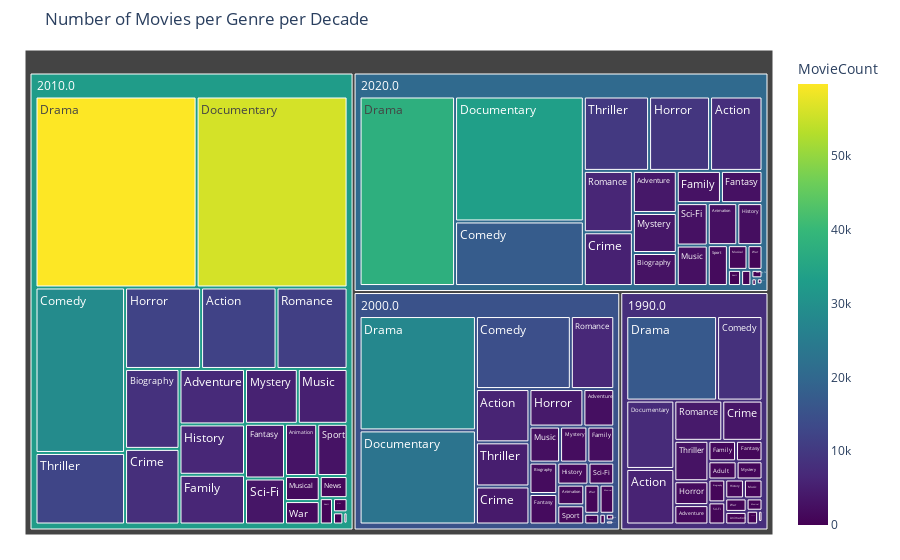

Here is the notebook cell this chart was saved with:
### Code cell
import pandas as pd
import plotly.express as px

genre_cols = ['Action', 'Adult', 'Adventure', 'Animation', 'Biography', 'Comedy', 
              'Crime', 'Documentary', 'Drama', 'Family', 'Fantasy', 'Game-Show', 
              'History', 'Horror', 'Music', 'Musical', 'Mystery', 'News', 
              'Reality-TV', 'Romance', 'Sci-Fi', 'Short', 'Sport', 'Talk-Show', 
              'Thriller', 'War', 'Western']

treemap_data = data_encoded.groupby('decade')[genre_cols].sum().reset_index()

treemap_data_long = treemap_data.melt(id_vars='decade', value_vars=genre_cols,
                                      var_name='Genre', value_name='MovieCount')

treemap_data_long = treemap_data_long[treemap_data_long['MovieCount'] > 0]

fig = px.treemap(
    treemap_data_long,
    path=['decade', 'Genre'],    
    values='MovieCount',         
    color='MovieCount',          
    color_continuous_scale='Viridis',
    title='Number of Movies per Genre per Decade'
)

fig.update_layout(margin=dict(t=50, l=25, r=25, b=25))
fig.show()

### Figure 1 — Plotly figure (JSON) as saved in the notebook; plotly's stock layout.template omitted (floating-point values rounded to 4 significant figures)
{"data": [{"branchvalues": "total", "customdata": [[5807.0], [5967.0], [11930.0], [8127.0], [1115.0], [338.0], [677.0], [446.0], [1437.0], [2423.0], [7051.0], [3847.0], [584.0], [1167.0], [3271.0], [2588.0], [838.0], [1830.0], [8442.0], [3021.0], [8346.0], [14500.0], [28770.0], [17320.0], [3517.0], [4260.0], [7988.0], [5495.0], [7146.0], [22900.0], [55960.0], [33520.0], [16700.0], [27840.0], [59720.0], [37710.0], [1230.0], [2025.0], [6321.0], [2965.0], [1178.0], [1778.0], [4245.0], [2789.0], [1.0], [7.0], [18.0], [767.0], [1437.0], [6402.0], [2207.0], [1767.0], [4236.0], [12020.0], [9455.0], [763.0], [2309.0], [5299.0], [2614.0], [426.0], [897.0], [1688.0], [1010.0], [1025.0], [2059.0], [5621.0], [3659.0], [7.0], [118.0], [1195.0], [72.0], [11.0], [65.0], [245.0], [196.0], [4193.0], [6635.0], [11240.0], [6272.0], [811.0], [1189.0], [3569.0], [2738.0], [2.0], [345.0], [1084.0], [3075.0], [1715.0], [5.0], [7.0], [93.0], [87.0], [2993.0], [4940.0], [12440.0], [10120.0], [625.0], [929.0], [1580.0], [772.0], [107.0], [146.0], [402.0], [346.0], [7872.0], [15160.0], [32700.0], [20470.0]], "domain": {"x": [0, 1], "y": [0, 1]}, "hovertemplate": "labels=%{label}<br>MovieCount_sum=%{value}<br>parent=%{parent}<br>id=%{id}<br>MovieCount=%{color}<extra></extra>", "ids": ["1990.0/Action", "2000.0/Action", "2010.0/Action", "2020.0/Action", "1990.0/Adult", "2000.0/Adult", "2010.0/Adult", "2020.0/Adult", "1990.0/Adventure", "2000.0/Adventure", "2010.0/Adventure", "2020.0/Adventure", "1990.0/Animation", "2000.0/Animation", "2010.0/Animation", "2020.0/Animation", "1990.0/Biography", "2000.0/Biography", "2010.0/Biography", "2020.0/Biography", "1990.0/Comedy", "2000.0/Comedy", "2010.0/Comedy", "2020.0/Comedy", "1990.0/Crime", "2000.0/Crime", "2010.0/Crime", "2020.0/Crime", "1990.0/Documentary", "2000.0/Documentary", "2010.0/Documentary", "2020.0/Documentary", "1990.0/Drama", "2000.0/Drama", "2010.0/Drama", "2020.0/Drama", "1990.0/Family", "2000.0/Family", "2010.0/Family", "2020.0/Family", "1990.0/Fantasy", "2000.0/Fantasy", "2010.0/Fantasy", "2020.0/Fantasy", "1990.0/Game-Show", "2010.0/Game-Show", "2020.0/Game-Show", "1990.0/History", "2000.0/History", "2010.0/History", "2020.0/History", "1990.0/Horror", "2000.0/Horror", "2010.0/Horror", "2020.0/Horror", "1990.0/Music", "2000.0/Music", "2010.0/Music", "2020.0/Music", "1990.0/Musical", "2000.0/Musical", "2010.0/Musical", "2020.0/Musical", "1990.0/Mystery", "2000.0/Mystery", "2010.0/Mystery", "2020.0/Mystery", "1990.0/News", "2000.0/News", "2010.0/News", "2020.0/News", "1990.0/Reality-TV", "2000.0/Reality-TV", "2010.0/Reality-TV", "2020.0/Reality-TV", "1990.0/Romance", "2000.0/Romance", "2010.0/Romance", "2020.0/Romance", "1990.0/Sci-Fi", "2000.0/Sci-Fi", "2010.0/Sci-Fi", "2020.0/Sci-Fi", "2020.0/Short", "1990.0/Sport", "2000.0/Sport", "2010.0/Sport", "2020.0/Sport", "1990.0/Talk-Show", "2000.0/Talk-Show", "2010.0/Talk-Show", "2020.0/Talk-Show", "1990.0/Thriller", "2000.0/Thriller", "2010.0/Thriller", "2020.0/Thriller", "1990.0/War", "2000.0/War", "2010.0/War", "2020.0/War", "1990.0/Western", "2000.0/Western", "2010.0/Western", "2020.0/Western", "1990.0", "2000.0", "2010.0", "2020.0"], "labels": ["Action", "Action", "Action", "Action", "Adult", "Adult", "Adult", "Adult", "Adventure", "Adventure", "Adventure", "Adventure", "Animation", "Animation", "Animation", "Animation", "Biography", "Biography", "Biography", "Biography", "Comedy", "Comedy", "Comedy", "Comedy", "Crime", "Crime", "Crime", "Crime", "Documentary", "Documentary", "Documentary", "Documentary", "Drama", "Drama", "Drama", "Drama", "Family", "Family", "Family", "Family", "Fantasy", "Fantasy", "Fantasy", "Fantasy", "Game-Show", "Game-Show", "Game-Show", "History", "History", "History", "History", "Horror", "Horror", "Horror", "Horror", "Music", "Music", "Music", "Music", "Musical", "Musical", "Musical", "Musical", "Mystery", "Mystery", "Mystery", "Mystery", "News", "News", "News", "News", "Reality-TV", "Reality-TV", "Reality-TV", "Reality-TV", "Romance", "Romance", "Romance", "Romance", "Sci-Fi", "Sci-Fi", "Sci-Fi", "Sci-Fi", "Short", "Sport", "Sport", "Sport", "Sport", "Talk-Show", "Talk-Show", "Talk-Show", "Talk-Show", "Thriller", "Thriller", "Thriller", "Thriller", "War", "War", "War", "War", "Western", "Western", "Western", "Western", "1990.0", "2000.0", "2010.0", "2020.0"], "marker": {"coloraxis": "coloraxis", "colors": [5807.0, 5967.0, 11930.0, 8127.0, 1115.0, 338.0, 677.0, 446.0, 1437.0, 2423.0, 7051.0, 3847.0, 584.0, 1167.0, 3271.0, 2588.0, 838.0, 1830.0, 8442.0, 3021.0, 8346.0, 14500.0, 28770.0, 17320.0, 3517.0, 4260.0, 7988.0, 5495.0, 7146.0, 22900.0, 55960.0, 33520.0, 16700.0, 27840.0, 59720.0, 37710.0, 1230.0, 2025.0, 6321.0, 2965.0, 1178.0, 1778.0, 4245.0, 2789.0, 1.0, 7.0, 18.0, 767.0, 1437.0, 6402.0, 2207.0, 1767.0, 4236.0, 12020.0, 9455.0, 763.0, 2309.0, 5299.0, 2614.0, 426.0, 897.0, 1688.0, 1010.0, 1025.0, 2059.0, 5621.0, 3659.0, 7.0, 118.0, 1195.0, 72.0, 11.0, 65.0, 245.0, 196.0, 4193.0, 6635.0, 11240.0, 6272.0, 811.0, 1189.0, 3569.0, 2738.0, 2.0, 345.0, 1084.0, 3075.0, 1715.0, 5.0, 7.0, 93.0, 87.0, 2993.0, 4940.0, 12440.0, 10120.0, 625.0, 929.0, 1580.0, 772.0, 107.0, 146.0, 402.0, 346.0, 7872.0, 15160.0, 32700.0, 20470.0]}, "name": "", "parents": ["1990.0", "2000.0", "2010.0", "2020.0", "1990.0", "2000.0", "2010.0", "2020.0", "1990.0", "2000.0", "2010.0", "2020.0", "1990.0", "2000.0", "2010.0", "2020.0", "1990.0", "2000.0", "2010.0", "2020.0", "1990.0", "2000.0", "2010.0", "2020.0", "1990.0", "2000.0", "2010.0", "2020.0", "1990.0", "2000.0", "2010.0", "2020.0", "1990.0", "2000.0", "2010.0", "2020.0", "1990.0", "2000.0", "2010.0", "2020.0", "1990.0", "2000.0", "2010.0", "2020.0", "1990.0", "2010.0", "2020.0", "1990.0", "2000.0", "2010.0", "2020.0", "1990.0", "2000.0", "2010.0", "2020.0", "1990.0", "2000.0", "2010.0", "2020.0", "1990.0", "2000.0", "2010.0", "2020.0", "1990.0", "2000.0", "2010.0", "2020.0", "1990.0", "2000.0", "2010.0", "2020.0", "1990.0", "2000.0", "2010.0", "2020.0", "1990.0", "2000.0", "2010.0", "2020.0", "1990.0", "2000.0", "2010.0", "2020.0", "2020.0", "1990.0", "2000.0", "2010.0", "2020.0", "1990.0", "2000.0", "2010.0", "2020.0", "1990.0", "2000.0", "2010.0", "2020.0", "1990.0", "2000.0", "2010.0", "2020.0", "1990.0", "2000.0", "2010.0", "2020.0", "", "", "", ""], "type": "treemap", "values": [5807.0, 5967.0, 11930.0, 8127.0, 1115.0, 338.0, 677.0, 446.0, 1437.0, 2423.0, 7051.0, 3847.0, 584.0, 1167.0, 3271.0, 2588.0, 838.0, 1830.0, 8442.0, 3021.0, 8346.0, 14500.0, 28770.0, 17320.0, 3517.0, 4260.0, 7988.0, 5495.0, 7146.0, 22900.0, 55960.0, 33520.0, 16700.0, 27840.0, 59720.0, 37710.0, 1230.0, 2025.0, 6321.0, 2965.0, 1178.0, 1778.0, 4245.0, 2789.0, 1.0, 7.0, 18.0, 767.0, 1437.0, 6402.0, 2207.0, 1767.0, 4236.0, 12020.0, 9455.0, 763.0, 2309.0, 5299.0, 2614.0, 426.0, 897.0, 1688.0, 1010.0, 1025.0, 2059.0, 5621.0, 3659.0, 7.0, 118.0, 1195.0, 72.0, 11.0, 65.0, 245.0, 196.0, 4193.0, 6635.0, 11240.0, 6272.0, 811.0, 1189.0, 3569.0, 2738.0, 2.0, 345.0, 1084.0, 3075.0, 1715.0, 5.0, 7.0, 93.0, 87.0, 2993.0, 4940.0, 12440.0, 10120.0, 625.0, 929.0, 1580.0, 772.0, 107.0, 146.0, 402.0, 346.0, 61740.0, 111100.0, 259300.0, 159100.0]}], "layout": {"coloraxis": {"colorbar": {"title": {"text": "MovieCount"}}, "colorscale": [[0, "#440154"], [0.1111, "#482878"], [0.2222, "#3e4989"], [0.3333, "#31688e"], [0.4444, "#26828e"], [0.5556, "#1f9e89"], [0.6667, "#35b779"], [0.7778, "#6ece58"], [0.8889, "#b5de2b"], [1, "#fde725"]]}, "legend": {"tracegroupgap": 0}, "margin": {"b": 25, "l": 25, "r": 25, "t": 50}, "title": {"text": "Number of Movies per Genre per Decade"}}}
